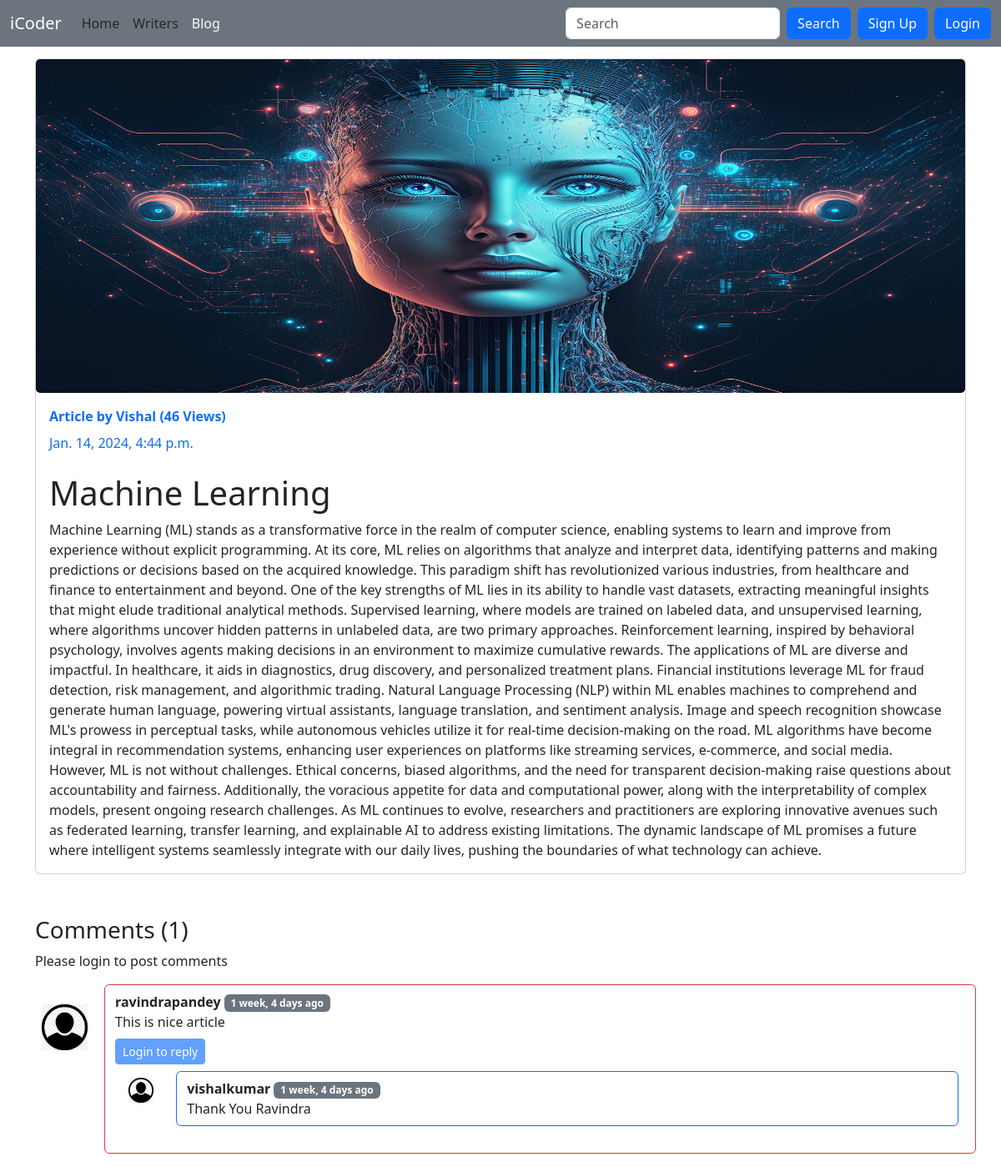
/blog/ML, run on the app's committed database.
### blog/models.py (models this page shows, shortened)
class Post(models.Model):
    sno = models.AutoField(primary_key=True)
    username = models.CharField(max_length=15, default="")
    title = models.CharField(max_length=255)
    postImage  = models.ImageField(upload_to='static/img', default='static/img/default.jpg')
    content = models.TextField()
    author = models.CharField(max_length=100)
    slug = models.CharField(max_length=130)
    views = models.IntegerField(default=0)
    timeStamp = models.DateTimeField(default= now)

class BlogComment(models.Model):
    sno = models.AutoField(primary_key= True)
    comment = models.TextField()
    user = models.ForeignKey(User, on_delete= models.CASCADE)
    post = models.ForeignKey(Post, on_delete= models.CASCADE)
    parent = models.ForeignKey('self', on_delete= models.CASCADE, null = True)
    timestamp = models.DateTimeField(default= now)

### blog/views.py (the view)
# urls.py: path('<str:slug>', views.BlogPostView.as_view(), name='blogPost')
class BlogPostView(View):
    def get(self, request, slug):
        post = Post.objects.filter(slug=slug).first()
        post.views = post.views + 1
        post.save()
        comments = BlogComment.objects.filter(post=post, parent=None)
        replies = BlogComment.objects.filter(post=post).exclude(parent=None)
        reply_dict = {}
        usernamesComment = set()
        usernamesReply = set()
        writersComment = Writer.objects.filter(username__in=usernamesComment)
        writersReply = Writer.objects.filter(username__in=usernamesReply)
        for comment in comments:
            usernamesComment.add(comment.user.username)
        for reply in replies:
            usernamesReply.add(reply.user.username)
            if reply.parent.sno not in reply_dict.keys():
                reply_dict[reply.parent.sno] = [reply]
            else:
                reply_dict[reply.parent.sno].append(reply)
        context = {
            'post': post,
            'comments': comments,
            'replyDict': reply_dict,
            'user': request.user,
            'writersComment': writersComment,
            'writersReply': writersReply
            }
        print(usernamesReply)
        print(usernamesComment)
        return render(request, 'blog/blogPost.html', context)

### templates/blog/blogPost.html (shortened to what this page needs)
{% extends "base.html" %}
{% block blogactive %} text-light {% endblock blogactive %}
{% block body %}
{% load humanize %}
<div class="container">
    <div class="card blog-container">
        <img src="/media/{{post.postImage}}" class="card-img" alt="...">
        <div class="card-body">
        {% if user.is_authenticated %}
          <a href="/writers/{{post.username}}"><b
              class="d-inline-block mb-2 text-primary underline-hover">Article by
              {{post.author}} ({{post.views}} Views)</b></a>
          {% else %}
          <a href="#"><b class="d-inline-block mb-2 text-primary">Article by
              {{post.author}} ({{post.views}} Views)</b></a>
          {% endif %}
          <div class="mb-1 text-primary">{{post.timeStamp}}</div>
          <h1 class="card-title mt-4">{{post.title}}</h1>
          <p class="card-text">{{post.content}}</p>
        </div>
      </div>
</div>
<div class="container">
    <h3>Comments ({{comments.count}})</h3>
    <div class="my-2">
        {% if user.is_authenticated %}
        <form action="/blog/postComment" method="post">
            {% csrf_token %}
            <input type="hidden" name="postSno" value="{{post.sno}}">
            <input type="hidden" name="postSlug" value="{{post.slug}}">
            <input type="hidden" name="parentSno" value="">
            <div class="mb-3">
                <input type="text" class="form-label" name="comment" placeholder="Enter comment here">
            </div>
            <button type="submit" class="btn btn-primary">Submit</button>
        </form>
        {% else %}
        <p>Please login to post comments</p>
        {% endif %}
    </div>
    {% for comment in comments %}
    <div class="row my-3">
        <div class="col-md-1">
                    <img class="rounded mx-auto d-block p-2 w-100" src="/static/userimg/user.png" onerror="/static/userimg/user.png" alt="user">
        </div>
        <div class="col-md-11 border border-danger rounded">
            <div class="comment my-2">
                <b>{{comment.user.username}} </b> <span class="badge bg-secondary">{{comment.timestamp|naturaltime}}</span>
                <div>
                    {{comment.comment}}
                </div>
            </div>
            {% if user.is_authenticated %}
            <div class="reply mx-0 my-2">
                <button class="btn btn-sm btn-primary" type="button" data-bs-toggle="collapse"
                    data-bs-target="#replyBox{{comment.sno}}" aria-expanded="false"
                    aria-controls="replyBox{{comment.sno}}">
                    Reply
                </button>
                <div class="collapse my-2" id="replyBox{{comment.sno}}">
                    <div class="card card-body">
                        <form action="/blog/postComment" method="post">
                            {% csrf_token %}
                            <input type="hidden" name="postSno" value="{{post.sno}}">
                            <input type="hidden" name="postSlug" value="{{post.slug}}">
                            <input type="hidden" name="parentSno" value="{{comment.sno}}">
                            <div class="mb-3">
                                <input type="text" class="form-label" name="comment" placeholder="Reply here">
                            </div>
                            <button type="submit" class="btn btn-primary btn-sm">Submit</button>
                        </form>
                    </div>
                </div>
            </div>
            {% else %}
            <button class="btn btn-sm btn-primary" type="button" data-bs-toggle="collapse"
                    data-bs-target="#replyBox{{comment.sno}}" aria-expanded="false"
                    aria-controls="replyBox{{comment.sno}}" disabled>
                    Login to reply
                </button>
            {% endif %}
            <div class="replies my-2">
                {% for key, val in replyDict.items %}
                {% if key == comment.sno %}
                {% for v in val %}
                <div class="row me-2">
                    <div class="col-md-1">
                            <img class="rounded mx-auto d-block w-75 p-2" src="/static/userimg/user.png" onerror="/static/userimg/user.png" alt="user">
                    </div>
                    <div class="col-md-11 border border-primary rounded">
                        <div class="comment my-2">
                            <b>{{v.user.username}} </b> <span class="badge bg-secondary">{{v.timestamp|naturaltime}}</span>
                            <div>
                                {{v.comment}}
                            </div>
                        </div>
                    </div>
                </div>
                <br>
                {% endfor %}
                {% endif %}
                {% endfor %}
            </div>
        </div>
    </div>
    {% endfor %}
</div>
{% endblock body %}

### templates/blog/blogPost.html (style rules this page uses)
.blog-container { margin-top: 70px; margin-bottom: 50px; }
.card-img { max-height: 400px; max-width: 1300px }

### data on the page
Post: postImage (picture), author "Vishal", views "46", timeStamp "Jan. 14, 2024, 4:44 p.m.", title "Machine Learning", content "Machine Learning (ML) stands as a transformative force in the realm of computer science, enabling systems to learn and improve from experience without explicit programming. At its core, ML relies on algorithms that analyze and interpret data, identifying patterns and making predictions or decisions based on the acquired knowledge. This paradigm shift has revolutionized various industries, from healthcare and finance to entertainment and beyond. One of the key strengths of ML lies in its ability to handle vast datasets, extracting meaningful insights that might elude traditional analytical methods. Supervised learning, where models are trained on labeled data, and unsupervised learning,…"
BlogComment: user.username "ravindrapandey", timestamp "1 week, 4 days ago", comment "This is nice article"
BlogComment: user.username "vishalkumar", timestamp "1 week, 4 days ago", comment "Thank You Ravindra"

### other printed values
{{ comments.count }} "1"
